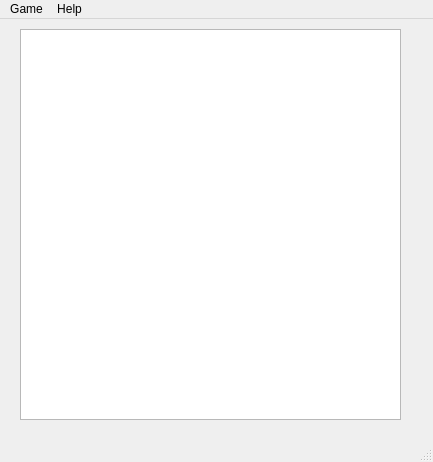
<?xml version="1.0" encoding="UTF-8"?>
<ui version="4.0">
 <class>MainWindow</class>
 <widget class="QMainWindow" name="MainWindow">
  <property name="geometry">
   <rect>
    <x>0</x>
    <y>0</y>
    <width>433</width>
    <height>462</height>
   </rect>
  </property>
  <property name="sizePolicy">
   <sizepolicy hsizetype="Fixed" vsizetype="Fixed">
    <horstretch>0</horstretch>
    <verstretch>0</verstretch>
   </sizepolicy>
  </property>
  <property name="windowTitle">
   <string>MainWindow</string>
  </property>
  <widget class="QWidget" name="centralwidget">
   <property name="minimumSize">
    <size>
     <width>0</width>
     <height>0</height>
    </size>
   </property>
   <property name="maximumSize">
    <size>
     <width>685</width>
     <height>16777215</height>
    </size>
   </property>
   <widget class="QGraphicsView" name="GameFieldView">
    <property name="geometry">
     <rect>
      <x>20</x>
      <y>10</y>
      <width>381</width>
      <height>391</height>
     </rect>
    </property>
    <property name="sizePolicy">
     <sizepolicy hsizetype="Fixed" vsizetype="Fixed">
      <horstretch>0</horstretch>
      <verstretch>0</verstretch>
     </sizepolicy>
    </property>
   </widget>
  </widget>
  <widget class="QMenuBar" name="menubar">
   <property name="geometry">
    <rect>
     <x>0</x>
     <y>0</y>
     <width>433</width>
     <height>25</height>
    </rect>
   </property>
   <widget class="QMenu" name="menuGame">
    <property name="title">
     <string>Game</string>
    </property>
    <addaction name="actionNew"/>
    <addaction name="actionOptions"/>
    <addaction name="separator"/>
    <addaction name="action"/>
   </widget>
   <widget class="QMenu" name="menuHelp">
    <property name="title">
     <string>Help</string>
    </property>
    <addaction name="actionAbout"/>
   </widget>
   <addaction name="menuGame"/>
   <addaction name="menuHelp"/>
  </widget>
  <widget class="QStatusBar" name="statusbar"/>
  <action name="actionNew">
   <property name="text">
    <string>New</string>
   </property>
  </action>
  <action name="actionOptions">
   <property name="text">
    <string>Options...</string>
   </property>
  </action>
  <action name="action">
   <property name="text">
    <string>Exit</string>
   </property>
  </action>
  <action name="actionAbout">
   <property name="text">
    <string>About...</string>
   </property>
  </action>
 </widget>
 <resources/>
 <connections/>
</ui>
